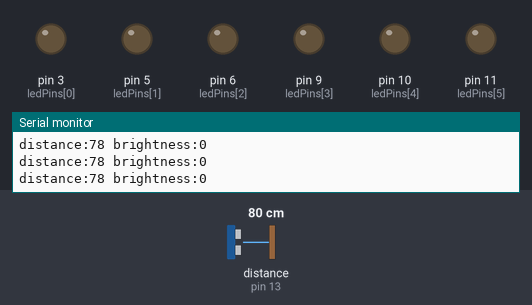
This sketch was run on a simulated Arduino Uno, built with avr-gcc and run on an emulated ATmega328P. Parts: output pins drawn as LEDs (lit = HIGH), the last lines printed to the serial monitor. Wiring (inferred from the names in the program): ultrasonic range finder: trigger pin 12; echo pin 13. The test bench sets the inputs (shaded band); at power-on: distance to the obstacle (sensor on pin 13) 80 cm. The echo pulse lasts 58.3 µs per cm; pins used as bus, display or sensor lines are not drawn.

Above: at 1.2 s.
1.3 s: distance to the obstacle (sensor on pin 13) set to 2 cm
At 2.5 s:
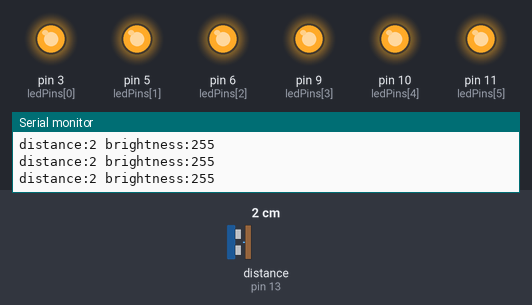
2.8 s: distance to the obstacle (sensor on pin 13) set to 6 cm
At 4.0 s:
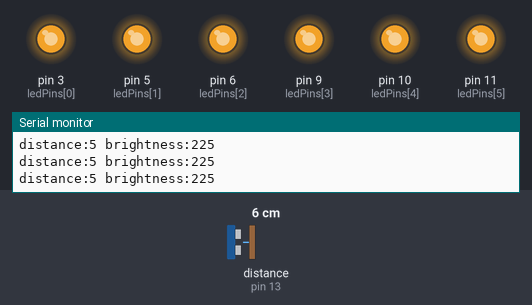
4.3 s: distance to the obstacle (sensor on pin 13) set to 9 cm
At 4.9 s:
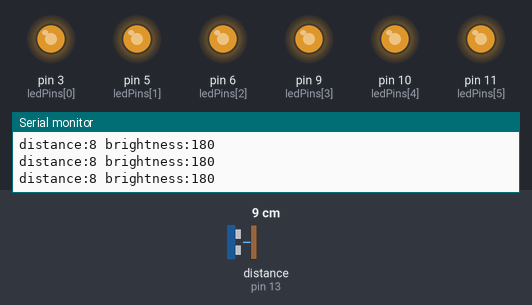
Timing chart, 0 to 7.3 s (numbered marks = the images above; inputs shaded):
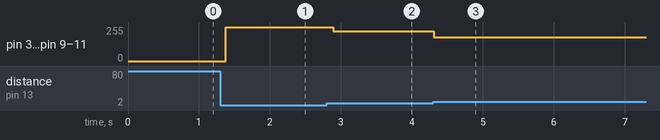

Measured:
- after the input at 1.3 s, pin 3 (ledPins[0]), pin 5 (ledPins[1]), pin 6 (ledPins[2]), pin 9 (ledPins[3]), pin 10 (ledPins[4]), pin 11 (ledPins[5]): 0/255 → 255/255 after 0.07 s
- after the input at 2.8 s, pin 3 (ledPins[0]), pin 5 (ledPins[1]), pin 6 (ledPins[2]), pin 9 (ledPins[3]), pin 10 (ledPins[4]), pin 11 (ledPins[5]): 255/255 → 225/255 after 0.09 s
- after the input at 4.3 s, pin 3 (ledPins[0]), pin 5 (ledPins[1]), pin 6 (ledPins[2]), pin 9 (ledPins[3]), pin 10 (ledPins[4]), pin 11 (ledPins[5]): 225/255 → 180/255 at once

The sketch:

TH1_C.ino
```cpp
const int trigPin = 12;
const int echoPin = 13;

int ledPins[] = {3, 5, 6, 9, 10, 11};
int nLeds = 6;

void setup() {
  pinMode(trigPin, OUTPUT);
  pinMode(echoPin, INPUT);

  for (int i = 0; i < nLeds; i++) {
    pinMode(ledPins[i], OUTPUT);
  }

  Serial.begin(9600);
}

void loop() {
  digitalWrite(trigPin, LOW);
  delayMicroseconds(2);
  digitalWrite(trigPin, HIGH);
  delayMicroseconds(10);
  digitalWrite(trigPin, LOW);

  long duration = pulseIn(echoPin, HIGH);
  if (duration == 0) return;

  int distance = duration * 0.034 / 2;
  int brightness = map(distance, 3, 20, 255, 0);
  brightness = constrain(brightness, 0, 255);

  for (int i = 0; i < nLeds; i++) {
    analogWrite(ledPins[i], brightness);
  }

  Serial.print("distance:");
  Serial.print(distance);
  Serial.print(" brightness:");
  Serial.println(brightness);

  delay(100);
}
```
